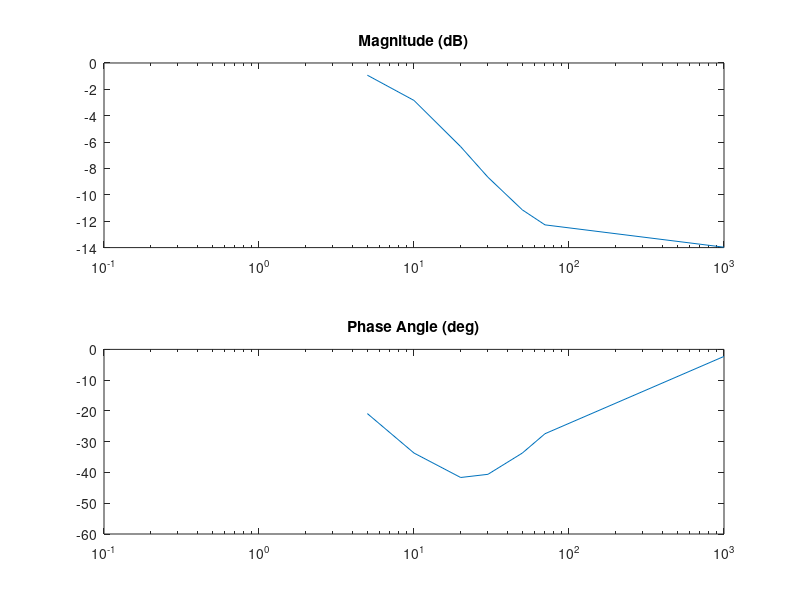
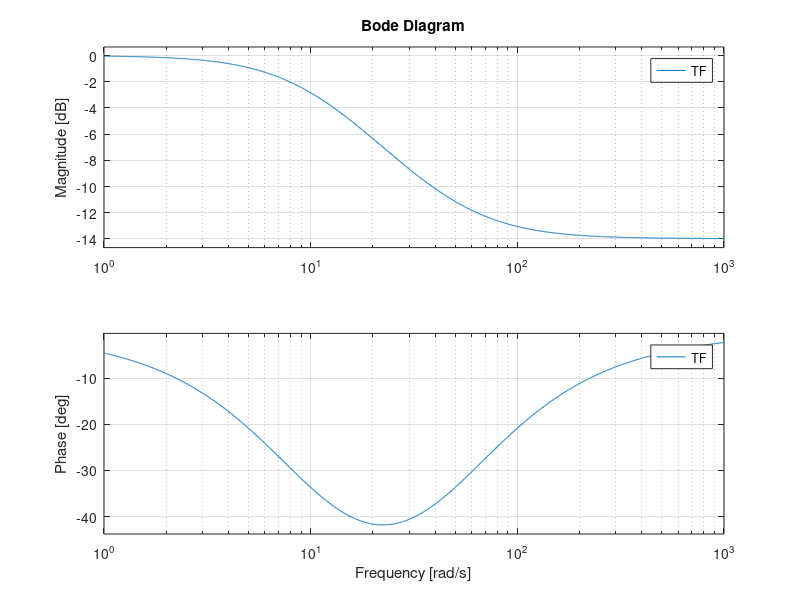
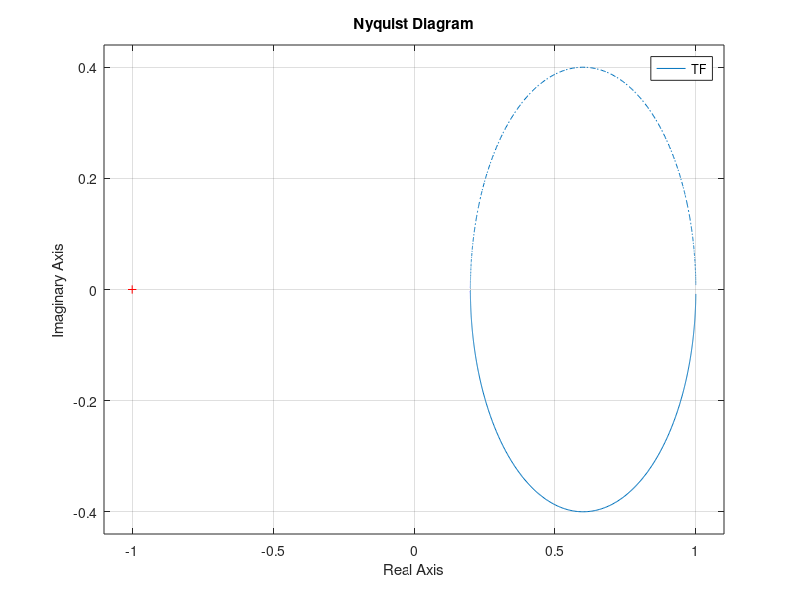

Source code (MATLAB) for these figures, in order:
clear; clc; 

%%% Part A: Calculate Frequency Response

W = [0 5 10 20 30 50 70 999 inf];

for i = 1:length(W)
   
    w = W(i);
    
m(i) = sqrt(((0.02*w).^2+1)/((0.1*w).^2+1));

mdb(i) = 20*log10(m(i));

phi(i) = atan(0.02*w) - atan(0.1*w);

end

for i = 1:length(W)
    
    phideg(i) = rad2deg(phi(i));
    
end

mat1(:,1)= W';
mat1(:,2)= m';
mat1(:,3)= mdb';
mat1(:,4)= phideg';

tab = ('  w (rad/s)   m        mdB      phi (deg)');

disp(tab)
disp(mat1)

%%% Part B: Plot the Results in Polar Form

figure(1)
subplot(2,1,1)
semilogx(W,mdb)
axis([1e-1 1e3 -14 0])
title('Magnitude (dB)')

subplot(2,1,2)
semilogx(W,phideg)
axis([1e-1 1e3 -60 0])
title('Phase Angle (deg)')

%%% Part C: Verify with MATLAB

TF = tf([0.02 1],[0.1 1]);

figure(2)
bode(TF)

figure(3)
nyquist(TF)
